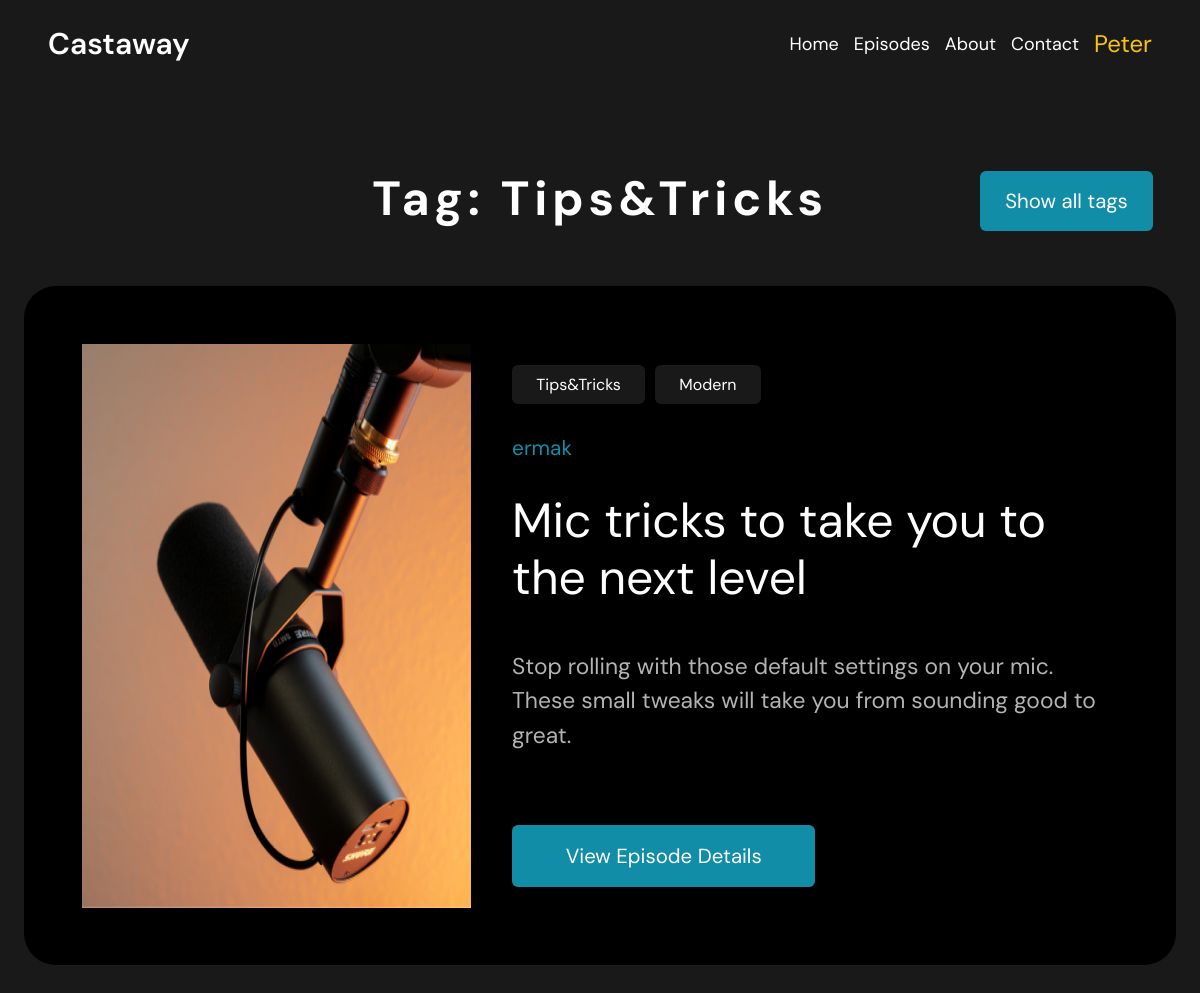
/tags/tips-and-tricks (signed in), run on the app's committed database.
### home/models.py (models this page shows, shortened)
class Tags(models.Model):
    name = models.CharField(max_length=50)
    slug = models.SlugField(max_length=50, unique=True)
    def get_absolute_url(self):
        return reverse('show_tags', kwargs={"tag_slug": self.slug})
    class Meta:
        verbose_name_plural = 'Tags'

class Episodes(models.Model):
    title = models.CharField(max_length=255)
    slug = models.SlugField(max_length=100, unique=True)
    description = models.CharField(max_length=200)
    content = models.TextField()
    image = models.ImageField()
    tags = models.ManyToManyField('Tags', related_name='tags')
    time_create = models.DateTimeField(auto_now_add=True)
    time_update = models.DateTimeField(auto_now=True)
    author = models.ForeignKey(User, on_delete=models.PROTECT)
    def get_absolute_url(self):
        return reverse('episodes_detail', kwargs={"episode_id": self.pk})
    class Meta:
        verbose_name_plural = 'Episodes'

### home/views.py (the view)
# urls.py: path('tags/<slug:tag_slug>', views.show_tags, name='show_tags'),
def show_tags(request, tag_slug):
    tag = Tags.objects.get(slug=tag_slug)
    episodes = Episodes.objects.filter(tags__in=[tag])
    return render(request, 'tags.html', {'episodes': episodes, 'tag': tag})

### home/templates/tags.html
{% extends 'base.html' %}
{% block content %}
<div class="episodes-content">
    <div class="tags-header">
        <h1 class="tag-name">Tag: {{ tag.name }}</h1>
        <a href="{% url 'show_all_tags' %}"><button class="show-all-tags-button">Show all tags</button></a>
    </div>
    {% for ep in episodes %}
    <div class="episodes-content-card">
        <img src="{{ ep.image.url }}" alt="">
        <div class="episodes-content-card-description">
            <div class="section-2-tags">
                {% for tag in ep.tags.all %}
                <a href="{{ tag.get_absolute_url }}">{{ tag.name }}</a>
                {% endfor %}
            </div>
            <p class="ep-num">{{ ep.author }}</p>
            <h1>{{ ep.title|capfirst }}</h1>
            <p class="ep-content">{{ ep.description }}</p>
            <a class="get-absolute-url" href="{{ ep.get_absolute_url }}">
                <button type="button">View Episode Details</button>
            </a>
        </div>
    </div>
    {% endfor %}
</div>
{% endblock %}

### home/templates/base.html (shortened to what this page needs)
<!DOCTYPE html>
{% load static %}
<html lang="en">
<head>
    <link rel="stylesheet" href="{% static 'css/styles.css' %}">
</head>
<body>
<header>
    <div class="headline-menu">
        <a href="{% url 'index' %}" class="castaway">Castaway</a>
        <div class="links-to-main-pages">
            <a href="{% url 'index' %}">Home</a>
            <a href="{% url 'show_episodes' %}">Episodes</a>
            <a href="">About</a>
            <a href="">Contact</a>
            {% if request.user.is_authenticated %}
            <a class="profile-link user-profile-link" href="{% url 'profile' %}">{{ user.username|capfirst }}</a>
            {% else %}
            <a class="profile-link" href="{% url 'login' %}">Log in</a>
            {% endif %}
        </div>
    </div>
</header>
{% block content %}
{% endblock %}
</body>
</html>

### home/static/css/styles.css (style rules this page uses)
* { margin: 0; padding: 0; box-sizing: border-box; color: #fff; font-family: "DM Sans", serif; }
body { background-color: #191919; }
a { text-decoration: none; color: #fff; }
button { border: none; outline: none; align-self: center; padding: 1.5%; border-radius: 6px; display: inline-block; }
.headline-menu { padding: 2% 4%; display: flex; justify-content: space-between; align-content: center; }
.castaway { font-size: 30px; font-weight: 600; }
.links-to-main-pages { font-size: 1.5vw; display: flex; gap: 15px; justify-content: space-between; align-items: center; }
.links-to-main-pages a.profile-link { color: #fac507; }
.user-profile-link { font-size: 2vw; overflow: hidden; }
.episodes-content { display: flex; flex-direction: column; padding: 2%; }
.episodes-content-card { padding: 5%; display: flex; background-color: #000; border-radius: 32px; margin-bottom: 5%; }
.episodes-content-card img { margin-right: 4%; }
.episodes-content-card-description { padding: 2% 0; }
.episodes-content-card-description h1 { margin: 5% 0 7% 0; font-weight: 400; line-height: 1.2em; font-size: 4vw; }
.episodes-content-card-description a { display: inline-block; text-align: center; border-radius: 6px; }
.episodes-content-card-description button { border-radius: 6px; display: inline-block; background-color: #118DA8; width: 50%; text-align: center; font-size: 1.7vw; }
.ep-num { color: #118DA8; font-size: 1.3em; }
.ep-content { max-width: 100%; opacity: 70%; overflow: scroll; max-height: 40%; font-size: 1.9vw; margin-bottom: 12%; line-height: 1.5em; }
.get-absolute-url { width: 50%; }
.get-absolute-url button { padding: 6% 1.5%; width: 100%; }
.section-2-tags { display: flex; flex-wrap: wrap; align-content: ; gap: 10px; margin-bottom: 5%; }
.section-2-tags a { margin: 0; padding: 1.5% 4%; background-color: #191919; }
.tags-header { padding: 2%; text-align: center; position: relative; }
.show-all-tags-button { border-radius: 6px; display: inline-block; background-color: #118DA8; width: 15%; text-align: center; font-size: 1.7vw; position: absolute; top: 34%; right: 2%; }
.tag-name { letter-spacing: 0.1em; display: inline-block; margin: 3%; text-align: center; font-size: 4vw; }

### data on the page
Tags: name "Tips&Tricks"
Episodes: image (picture), author "ermak", title "Mic tricks to take you to the next level", description "Stop rolling with those default settings on your mic. These small tweaks will take you from sounding good to great."
Tags: name "Modern"

### other printed values
{{ user.username|capfirst }} "Peter"
